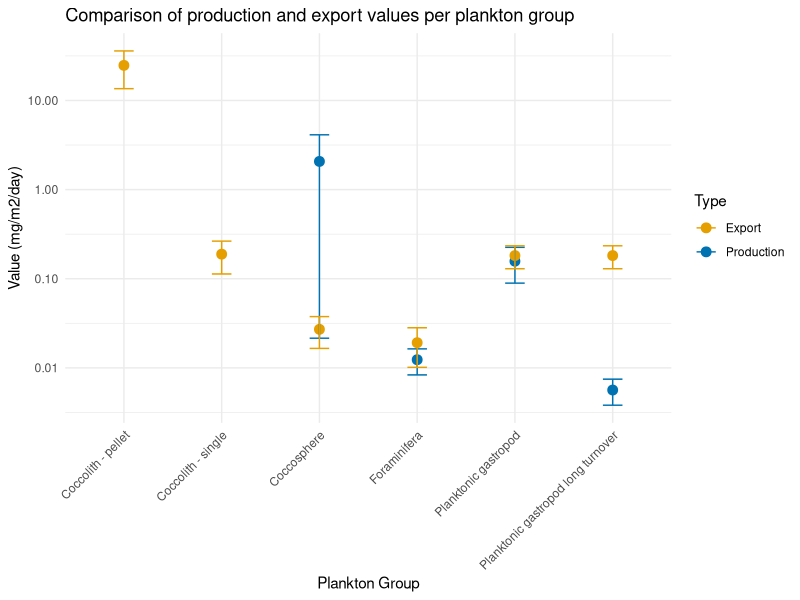

Write the R code that produced this figure.
## ---- chunk 1
knitr::opts_chunk$set(echo = TRUE)
## ---- chunk 2

library(ggplot2)
library("readxl")
library(ggpubr)

## ---- chunk 3

# Export and production values
data <- read_excel("data_files_for_plotting/MC_analysis_results_FOR_PLOTTING.xlsx")


## ---- chunk 4
# Remove NA values to prevent errors



# Create the plot with log scale
final_plot <- ggplot(data, aes(x = Plankton_Group, y = Value, color = Type)) +
  geom_point(size = 3) +  # Points instead of bars
  geom_errorbar(aes(ymin = pmax(Value - StdDev, 0.0001), ymax = Value + StdDev), width = 0.2) + # Avoid log(0) errors
  scale_y_log10(name = "Value (mg/m2/day)") +  # Logarithmic scale for readability
  labs(title = "Comparison of production and export values per plankton group",
       x = "Plankton Group") +
  theme_minimal() +
  theme(axis.text.x = element_text(angle = 45, hjust = 1)) +
scale_color_manual(values = c("Production" = "#0072B2", "Export" = "#E69F00"))  # Colorblind-friendly colors

print(final_plot)

# Save figure 
#ggsave("Exp_prod.pdf", final_plot , width = 8, height = 6, dpi = 300)

